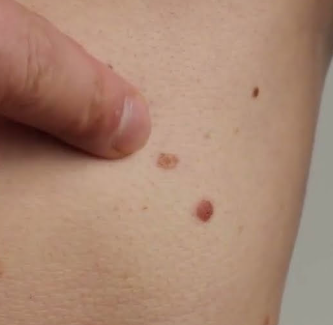
#> input picture images/test_resmi.jpg, 333 x 325 px, found by its file name
$ jupyter execute veri_on_isleme_test.ipynb
#> lines starting #> are read from the running program, lines starting #| are printed output that depends on the picture
# Tıbbi Görüntü Ön İşleme (Data Preprocessing Pipeline)
Bu notebook, cilt ve göz hastalıkları teşhis modelinde kullanılacak görüntülerin eğitim öncesi temizlenmesi, standardize edilmesi ve modele uygun hale getirilmesi için gereken fonksiyonları içerir.

[cell 1]
import cv2
import numpy as np
import tensorflow as tf
import matplotlib.pyplot as plt
import os

# TensorFlow versiyon kontrolü
print(f"TensorFlow Versiyonu: {tf.__version__}")
print(f"OpenCV Versiyonu: {cv2.__version__}")

## Ön İşleme Fonksiyonu: `preprocess_medical_image`
Bu fonksiyon sırasıyla şu işlemleri uygular:
1. **Yeniden Boyutlandırma (Resizing):** Modellerin (örn. ResNet, MobileNet) beklediği standart boyuta (varsayılan 224x224) getirir.
2. **Gürültü Temizleme (Noise Reduction):** Gaussian Blur kullanarak görüntüdeki istenmeyen küçük piksel bozulmalarını yumuşatır.
3. **Kontrast Ayarı (CLAHE):** Tıbbi görüntülerdeki kılcal damar veya lezyon sınırlarını belirginleştirmek için Adaptif Histogram Eşitleme (CLAHE) kullanır.
4. **Normalizasyon:** Piksel değerlerini [0, 255] aralığından [0, 1] aralığına çeker ve TensorFlow Tensor formatına dönüştürür.

[cell 2]
def preprocess_medical_image(image_path, target_size=(224, 224)):
    """
    Tıbbi görüntüleri en-boy oranını koruyarak, netleştirip kontrastını artırarak hazırlar.
    """
#> called with image_path = 'test_resmi.jpg', target_size = (224, 224)
    # 1. Görüntüyü Oku ve RGB'ye Çevir
    img = cv2.imread(image_path)
#> img is the input picture: shape (325, 333, 3); mean B, G, R 115.2, 135.1, 169.4
    if img is None:
        raise ValueError(f"Görüntü okunamadı. Dosya yolunu kontrol edin: {image_path}")
    img_rgb = cv2.cvtColor(img, cv2.COLOR_BGR2RGB)

    # 2. EN-BOY ORANINI KORUYARAK Yeniden Boyutlandırma (Padding)
    h, w = img_rgb.shape[:2]
#> h = 325; w = 333
    target_w, target_h = target_size
    scale = min(target_w / w, target_h / h)
#> scale = 0.673
    new_w, new_h = int(w * scale), int(h * scale)
#> new_w = 224; new_h = 218
    img_scaled = cv2.resize(img_rgb, (new_w, new_h))

    delta_w = target_w - new_w
#> delta_w = 0
    delta_h = target_h - new_h
#> delta_h = 6
    top, bottom = delta_h // 2, delta_h - (delta_h // 2)
#> top = 3; bottom = 3
    left, right = delta_w // 2, delta_w - (delta_w // 2)
#> left = 0; right = 0
    img_padded = cv2.copyMakeBorder(img_scaled, top, bottom, left, right, cv2.BORDER_CONSTANT, value=[0, 0, 0])
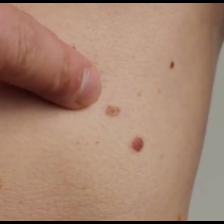
#> img_padded: shape (224, 224, 3); mean R, G, B 164.7, 131.4, 112

    # 3. Gürültü Temizleme (Daha hafif bir bulanıklık veriyoruz: 3x3 kernel)
    img_denoised = cv2.GaussianBlur(img_padded, (3, 3), 0)

    # ---> YENİ: 3.5 NETLİK (Sharpening - Unsharp Mask) İşlemi <---
    # Orijinal resimden biraz daha bulanık bir kopya çıkarıp farkını alarak kenarları keskinleştiriyoruz
    gaussian_blur_for_sharpness = cv2.GaussianBlur(img_denoised, (0, 0), 2.0)
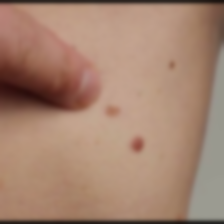
#> gaussian_blur_for_sharpness: shape (224, 224, 3); mean R, G, B 164.9, 131.5, 112.1
    img_sharpened = cv2.addWeighted(img_denoised, 1.5, gaussian_blur_for_sharpness, -0.5, 0)

    # 4. KONTRAST Ayarı (CLAHE)
    lab = cv2.cvtColor(img_sharpened, cv2.COLOR_RGB2LAB)
#> lab: shape (224, 224, 3); mean of channels 0, 1, 2 146.5, 138.1, 143.5
    l, a, b = cv2.split(lab)
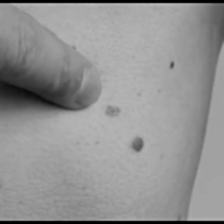
#> l: shape (224, 224); min 0, max 189, mean 146.5
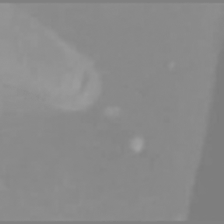
#> a: shape (224, 224); min 124, max 161, mean 138.1

    # ---> YENİ: clipLimit=3.0 yaparak kontrastı daha da güçlendirdik <---
    clahe = cv2.createCLAHE(clipLimit=1.5, tileGridSize=(8, 8))
    cl = clahe.apply(l)
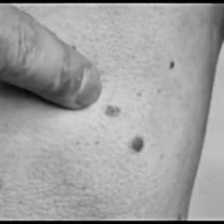
#> cl: shape (224, 224); min 2, max 212, mean 159.5

    limg = cv2.merge((cl, a, b))
#> limg: shape (224, 224, 3); mean of channels 0, 1, 2 159.5, 138.1, 143.5
    img_contrast = cv2.cvtColor(limg, cv2.COLOR_LAB2RGB)
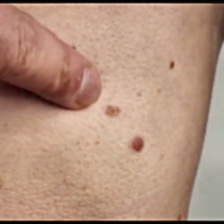
#> img_contrast: shape (224, 224, 3); mean R, G, B 179.3, 145.2, 125.4

    # 5. Normalizasyon ve TensorFlow Dönüşümü
    img_normalized = img_contrast / 255.0
    img_tensor = tf.convert_to_tensor(img_normalized, dtype=tf.float32)

    return img_rgb, img_tensor, img_contrast

## Fonksiyon Testi ve Karşılaştırma
Geliştirilen fonksiyon örnek bir cilt (melanom) veya göz (fundus) fotoğrafı üzerinde test edilir. Orijinal görüntü ile ön işleme adımlarından geçmiş görüntü yan yana karşılaştırılır.

[cell 3]
def visualize_preprocessing(image_path):
    try:
        # Fonksiyonu çağır
        original_img, tensor_img, processed_img = preprocess_medical_image(image_path)

        # Görselleştirme
        fig, axes = plt.subplots(1, 2, figsize=(12, 6))

        # Orijinal Görüntü
        axes[0].imshow(original_img)
        axes[0].set_title(f"Orijinal Görüntü\nBoyut: {original_img.shape}")
        axes[0].axis('off')

        # İşlenmiş Görüntü
        axes[1].imshow(processed_img)
        axes[1].set_title(f"Ön İşlemden Geçmiş Görüntü\nTensor Boyutu: {tensor_img.shape}\nMin: {tf.reduce_min(tensor_img):.2f}, Max: {tf.reduce_max(tensor_img):.2f}")
        axes[1].axis('off')

        plt.tight_layout()
        plt.savefig("on_isleme_sonucu.png")
        plt.show()

    except Exception as e:
        print(f"Hata: {e}")

# --- TEST ADIMI ---
# Buraya bilgisayarınızdaki veya projenizdeki bir örnek resmin yolunu yazın.
# Örnek: 'veri_seti/sample_melanoma.jpg'
ornek_resim_yolu = "test_resmi.jpg"

# Test fonksiyonunu çalıştır
# Eğer elinizde resim yoksa önce bir tane indirip aynı dizine koyun.
# visualize_preprocessing(ornek_resim_yolu)
visualize_preprocessing("test_resmi.jpg")
#> (the call stopped at in preprocess_medical_image, `img_tensor = tf.convert_to_tensor(img_normalized, dtype=tf.float32)`: tensorflow is not available in this run)

$ run again, with images/on_isleme_sonucu.png saved as images/test_resmi.jpg
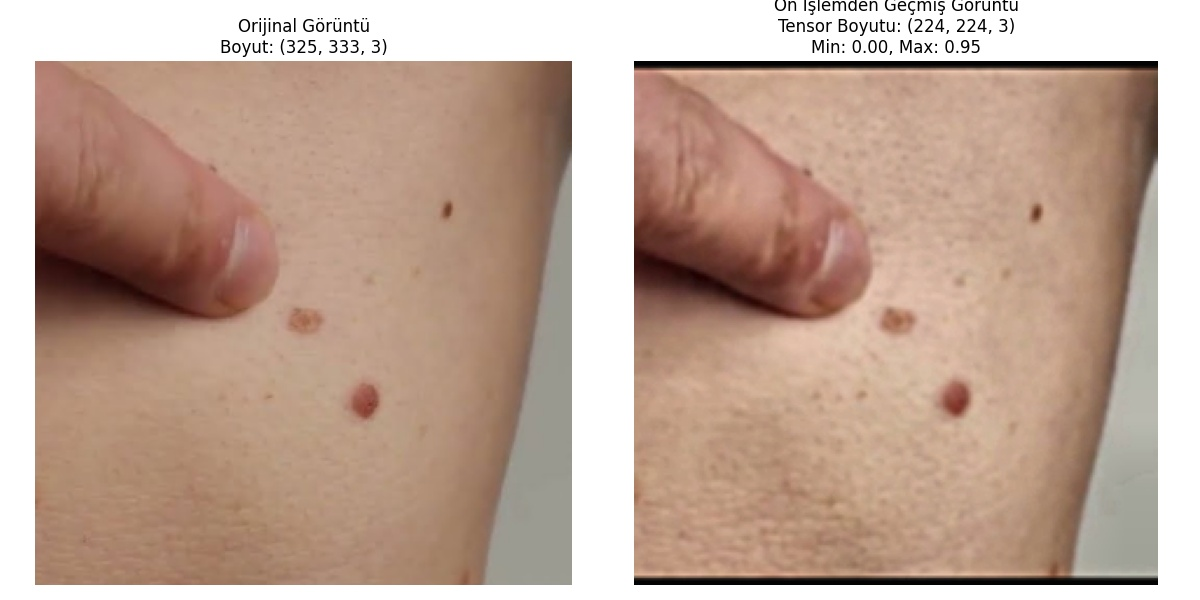
#> input picture images/on_isleme_sonucu.png, 1200 x 600 px, found by its file name
#> in preprocess_medical_image, img is the input picture: shape (600, 1200, 3); mean B, G, R 149.4, 164.8, 191.2
#> lab: shape (224, 224, 3); mean of channels 0, 1, 2 87.7, 131.9, 134.1
#> in preprocess_medical_image, `l, a, b = cv2.split(lab)`:
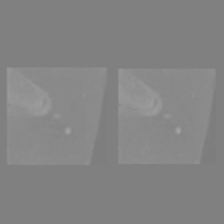
#> a: shape (224, 224); min 124, max 162, mean 131.9
#> limg: shape (224, 224, 3); mean of channels 0, 1, 2 89.4, 131.9, 134.1
#> in preprocess_medical_image, `img_contrast = cv2.cvtColor(limg, cv2.COLOR_LAB2RGB)`:
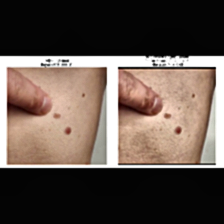
#> img_contrast: shape (224, 224, 3); mean R, G, B 97.4, 84.2, 76.5
